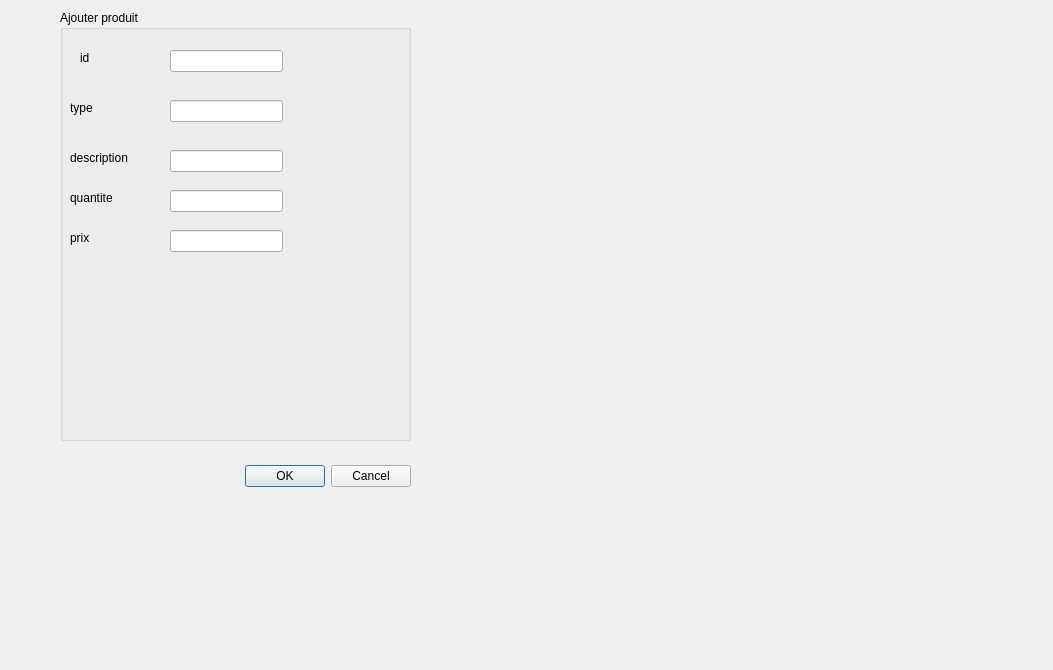
<?xml version="1.0" encoding="UTF-8"?>
<ui version="4.0">
 <class>ajouterproduit</class>
 <widget class="QDialog" name="ajouterproduit">
  <property name="geometry">
   <rect>
    <x>0</x>
    <y>0</y>
    <width>1053</width>
    <height>670</height>
   </rect>
  </property>
  <property name="windowTitle">
   <string>Dialog</string>
  </property>
  <widget class="QDialogButtonBox" name="buttonBox">
   <property name="geometry">
    <rect>
     <x>70</x>
     <y>460</y>
     <width>341</width>
     <height>32</height>
    </rect>
   </property>
   <property name="orientation">
    <enum>Qt::Horizontal</enum>
   </property>
   <property name="standardButtons">
    <set>QDialogButtonBox::Cancel|QDialogButtonBox::Ok</set>
   </property>
  </widget>
  <widget class="QGroupBox" name="groupBox">
   <property name="geometry">
    <rect>
     <x>60</x>
     <y>10</y>
     <width>351</width>
     <height>431</height>
    </rect>
   </property>
   <property name="title">
    <string>Ajouter produit</string>
   </property>
   <widget class="QLabel" name="label">
    <property name="geometry">
     <rect>
      <x>20</x>
      <y>40</y>
      <width>55</width>
      <height>16</height>
     </rect>
    </property>
    <property name="text">
     <string>id</string>
    </property>
   </widget>
   <widget class="QLabel" name="label_2">
    <property name="geometry">
     <rect>
      <x>10</x>
      <y>90</y>
      <width>55</width>
      <height>16</height>
     </rect>
    </property>
    <property name="text">
     <string>type</string>
    </property>
   </widget>
   <widget class="QLabel" name="label_3">
    <property name="geometry">
     <rect>
      <x>10</x>
      <y>140</y>
      <width>71</width>
      <height>16</height>
     </rect>
    </property>
    <property name="text">
     <string>description</string>
    </property>
   </widget>
   <widget class="QLabel" name="label_4">
    <property name="geometry">
     <rect>
      <x>10</x>
      <y>180</y>
      <width>55</width>
      <height>16</height>
     </rect>
    </property>
    <property name="text">
     <string>quantite</string>
    </property>
   </widget>
   <widget class="QLabel" name="label_5">
    <property name="geometry">
     <rect>
      <x>10</x>
      <y>220</y>
      <width>55</width>
      <height>16</height>
     </rect>
    </property>
    <property name="text">
     <string>prix</string>
    </property>
   </widget>
   <widget class="QLineEdit" name="lineEdit_id_p">
    <property name="geometry">
     <rect>
      <x>110</x>
      <y>40</y>
      <width>113</width>
      <height>22</height>
     </rect>
    </property>
   </widget>
   <widget class="QLineEdit" name="lineEdit_type_p">
    <property name="geometry">
     <rect>
      <x>110</x>
      <y>90</y>
      <width>113</width>
      <height>22</height>
     </rect>
    </property>
   </widget>
   <widget class="QLineEdit" name="lineEdit_desc_p">
    <property name="geometry">
     <rect>
      <x>110</x>
      <y>140</y>
      <width>113</width>
      <height>22</height>
     </rect>
    </property>
   </widget>
   <widget class="QLineEdit" name="lineEdit_quantite_p">
    <property name="geometry">
     <rect>
      <x>110</x>
      <y>180</y>
      <width>113</width>
      <height>22</height>
     </rect>
    </property>
   </widget>
   <widget class="QLineEdit" name="lineEdit_prix_p">
    <property name="geometry">
     <rect>
      <x>110</x>
      <y>220</y>
      <width>113</width>
      <height>22</height>
     </rect>
    </property>
   </widget>
  </widget>
 </widget>
 <resources/>
 <connections>
  <connection>
   <sender>buttonBox</sender>
   <signal>accepted()</signal>
   <receiver>ajouterproduit</receiver>
   <slot>accept()</slot>
   <hints>
    <hint type="sourcelabel">
     <x>248</x>
     <y>254</y>
    </hint>
    <hint type="destinationlabel">
     <x>157</x>
     <y>274</y>
    </hint>
   </hints>
  </connection>
  <connection>
   <sender>buttonBox</sender>
   <signal>rejected()</signal>
   <receiver>ajouterproduit</receiver>
   <slot>reject()</slot>
   <hints>
    <hint type="sourcelabel">
     <x>316</x>
     <y>260</y>
    </hint>
    <hint type="destinationlabel">
     <x>286</x>
     <y>274</y>
    </hint>
   </hints>
  </connection>
 </connections>
</ui>
